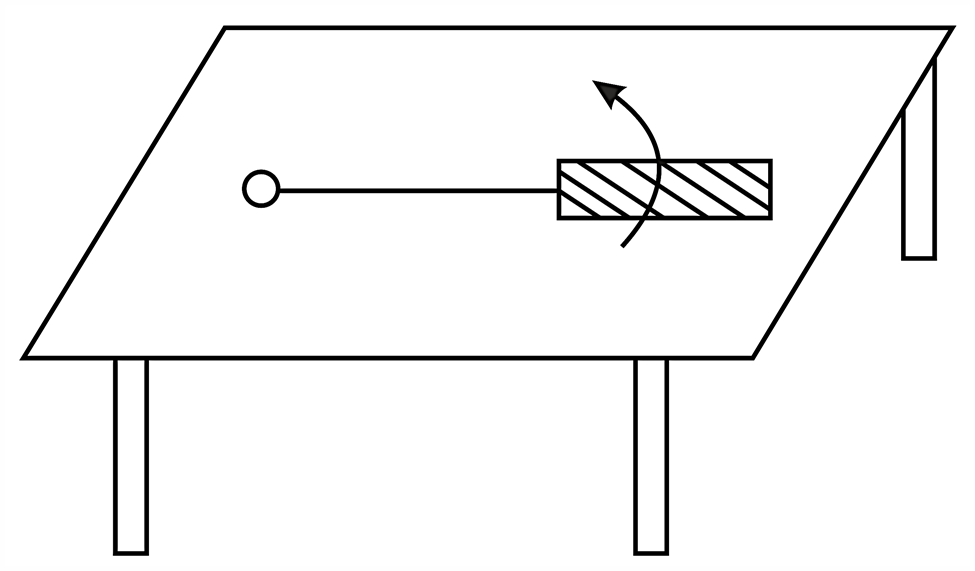
#> input picture scratch/perfect_diagrams/JEE-MAIN-13-07APR/q19.png, 975 x 571 px, given in place of q8.png, which was not available
$ python remediate_jee_2021_2022_crops.py
#> lines starting #> are read from the running program, lines starting #| are printed output that depends on the picture; after the words box and inside, x2 and y2 are one past the last pixel; in counts of white or black regions, pixels touching at a corner belong together
#!/usr/bin/env python3
"""
Comprehensive remediation for JEE Main 2021 and 2022 PyQ images:
- Fixes blank white images (2021 27AUG-S1 Q32 opt D, 2022 26JUL-S1, 27JUL-S1, 27JUL-S2)
- Replaces mis-cropped 'Numeric Answer' banner slivers with true diagrams from official source-crops
- Recrops images with residual question prose or border clipping
- Extracts missing diagrams for 2022 24JUN-S2 and 2022 27JUL-S2 Q8
- Replaces watermarked images (2022 29JUN-S2 Q24, Q32, Q45) with official NTA source crops
- Strips faint alpha watermarks across all 2022 shifts
- Updates all transcribed JSON files to maintain 90-question parity
"""

import json
import re
from pathlib import Path
from PIL import Image, ImageOps, ImageChops
import numpy as np

ROOT = Path(__file__).resolve().parents[2]
SCRATCH_2021 = ROOT / "scratch/jee2021"
SCRATCH_2022 = ROOT / "scratch/jee2022"
TMP_2022 = ROOT / "tmp/jee-main-2022"


# [14 lines left out: function trim_and_pad, not called in this run]


def strip_table_grid_lines(arr: np.ndarray) -> np.ndarray:
    """Remove table border lines (rows or cols with > 70% dark pixels)."""
    clean = arr.copy()
    h_lines = np.where(np.sum(clean < 200, axis=1) > 0.7 * clean.shape[1])[0]
    for h in h_lines:
        clean[max(0, h - 2):min(clean.shape[0], h + 3), :] = 255
    v_lines = np.where(np.sum(clean < 200, axis=0) > 0.7 * clean.shape[0])[0]
    for v in v_lines:
        clean[:, max(0, v - 2):min(clean.shape[1], v + 3)] = 255
    return clean


def extract_official_diagram(source_path: Path, x1: int, y1: int, x2: int, y2: int, padding: int = 12) -> Image.Image:
    """Extract a diagram from official NTA question cell without grid lines or outer text."""
    im = Image.open(source_path).convert("L")
    arr = np.array(im)
    cell = arr[y1:y2, x1:x2]
    clean_cell = strip_table_grid_lines(cell)
    diff = clean_cell < 200
    ys, xs = np.where(diff)
    if len(ys) == 0:
        return Image.fromarray(clean_cell).convert("RGB")
    ymin, ymax = ys.min(), ys.max()
    xmin, xmax = xs.min(), xs.max()
    crop_arr = clean_cell[
        max(0, ymin - padding):min(clean_cell.shape[0], ymax + padding),
        max(0, xmin - padding):min(clean_cell.shape[1], xmax + padding)
    ]
    return Image.fromarray(crop_arr).convert("RGB")


def fix_2022_27jul_s2():
    print("Fixing JEE-MAIN-22-27JUL-S2...")
    paper = "JEE-MAIN-22-27JUL-S2"
    img_dir = SCRATCH_2022 / "images" / paper
    img_dir.mkdir(parents=True, exist_ok=True)
    src_dir = TMP_2022 / paper / "source-crops"

    # 1. Q8 (missing Carnot engine diagram)
    q8_im = extract_official_diagram(src_dir / "q8.png", 220, 340, 1400, 1050)
#> in extract_official_diagram, `cell = arr[y1:y2, x1:x2]`:
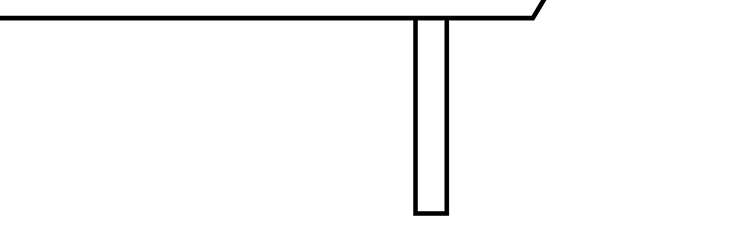
#> cell: shape (231, 755); min 0, max 255, mean 248.4
#> in strip_table_grid_lines, `h_lines = np.where(np.sum(clean < 200, axis=1) > 0.7 * clean.shape[1])..`: h_lines = [15, 16, 17, 18, 19, 20]
#> the loop in strip_table_grid_lines, `for h in h_lines:` made 6 passes
#> after the loop in strip_table_grid_lines, `for h in h_lines:`:
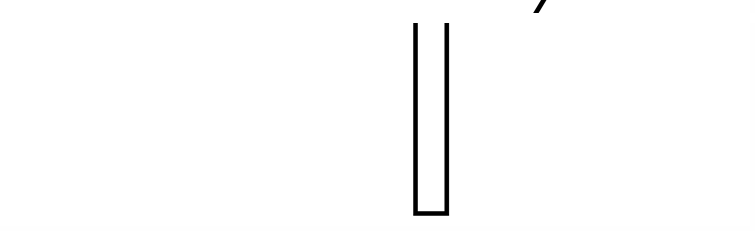
#> clean: shape (231, 755); 1.89% of pixels changed, all inside (x1, y1, x2, y2) = (0, 13, 755, 23)
#> in strip_table_grid_lines, `v_lines = np.where(np.sum(clean < 200, axis=0) > 0.7 * clean.shape[0])..`: v_lines = [413, 414, 415, 416, 417, 444, 445, 446, 447, 448]
#> the loop in strip_table_grid_lines, `for v in v_lines:` made 10 passes
#> v on passes 1 to 10: 413, 414, 415, 416, 417, 444, 445, 446, 447, 448
#> after the loop in strip_table_grid_lines, `for v in v_lines:`:
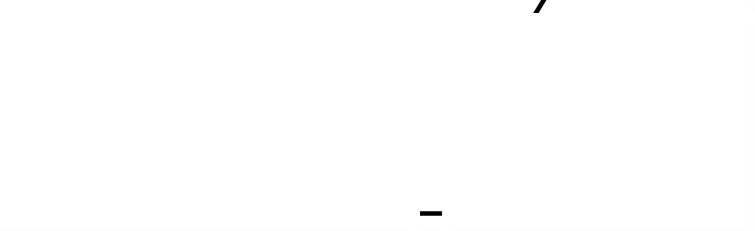
#> clean: shape (231, 755); 1.28% of pixels changed, all inside (x1, y1, x2, y2) = (411, 23, 451, 231)
#> in extract_official_diagram, `diff = clean_cell < 200`:
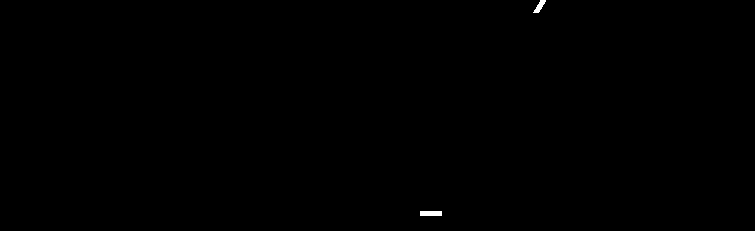
#> diff: shape (231, 755) bool; 0.11% white; 2 white regions, box (x1, y1, x2, y2) and area: (420, 211, 442, 216) 110, (533, 0, 546, 13) 78
#> in extract_official_diagram, `ys, xs = np.where(diff)`: ys = 188 values from 0 to 215; xs = 188 values, max 545 at index 5, min 420 at index 78, mean 475.6
#> in extract_official_diagram, `ymin, ymax = ys.min(), ys.max()`: ymin = 0; ymax = 215
#> in extract_official_diagram, `xmin, xmax = xs.min(), xs.max()`: xmin = 420; xmax = 545
#> in extract_official_diagram, `crop_arr = clean_cell[ max(0, ymin - padding):min(clean_cell.shape[0],..`:
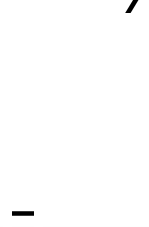
#> crop_arr: shape (227, 149); min 0, max 255, mean 253.7
    q8_im.save(img_dir / "q8.png")

    # 2. Q21 (Young's modulus curve)
    q21_im = extract_official_diagram(src_dir / "q21.png", 195, 760, 1445, 1250)
#> call 2 of extract_official_diagram, with x1 = 195, y1 = 760, x2 = 1445, y2 = 1250, padding = 12
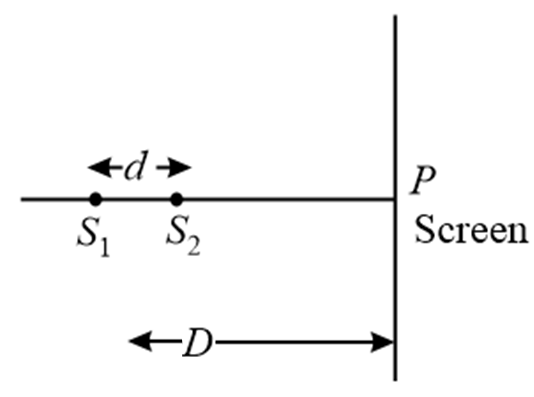
#> input picture scratch/perfect_diagrams/JEE-MAIN-13-07APR/q26.png, 534 x 397 px, given in place of q21.png, which was not available
#> in extract_official_diagram (call 2), `cell = arr[y1:y2, x1:x2]`: cell = empty array
#> (the run stopped early here; a loop or call above may not have finished)
